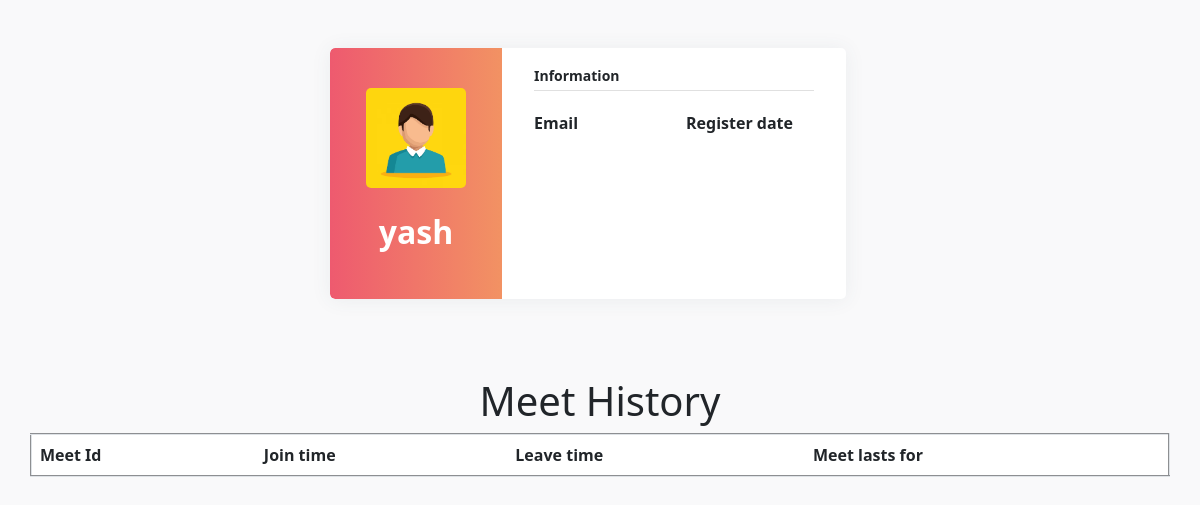
Page /user_info/yash on the earlier database version.
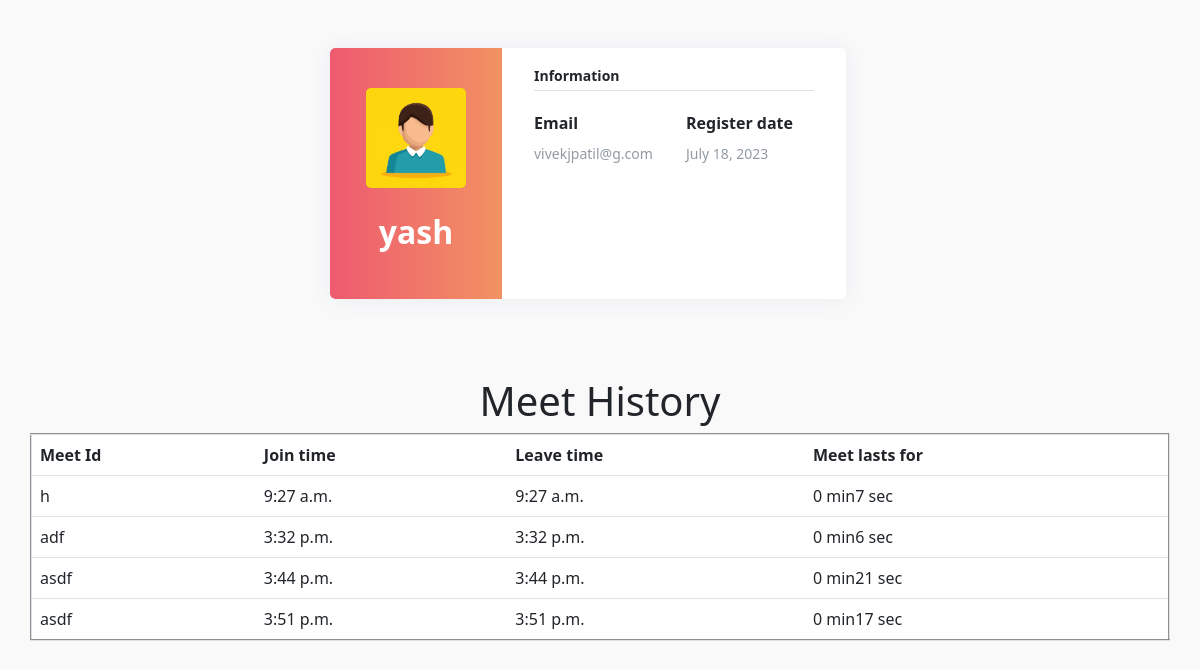
Same page on the later database version.
### vcall/models.py (models this page shows)
class users(models.Model):
    username = models.CharField(primary_key=True, max_length=100, default='')
    password = models.CharField(max_length=100, default='')
    first_name = models.CharField(max_length=100, default='')
    last_name = models.CharField(max_length=100, default='')
    email = models.EmailField(max_length=254, default='')
    date = models.DateField(auto_now=True)
    isactive = models.CharField(max_length=100,default='',blank=True)

class history(models.Model):
    user=models.ForeignKey(users,on_delete=models.CASCADE)
    meet_name=models.CharField(max_length=30,default='')
    date=models.DateField(auto_now=True)
    join_time=models.TimeField(null=True)
    leave_time=models.TimeField(null=True)
    total_time=models.CharField(default='',max_length=10)

### vcall/views.py (the view)
# urls.py: path('user_info/<username>',userInfo,name='user_info')
def userInfo(request, username):
    user = users.objects.get(username=username)
    if user is not None:
        h = history.objects.filter(user=user)
        return render(request, 'vcall/user_info.html', {'user': user, 'list': h})
    else:
        return render(request, 'vcall/user_info.html', {'error': 'error'})

### vcall/templates/vcall/user_info.html (shortened to what this page needs)
<!DOCTYPE html>
<html lang="en">
{% load static %}
<head>
    <link href="https://cdn.jsdelivr.net/npm/bootstrap@5.3.0/dist/css/bootstrap.min.css" rel="stylesheet">
</head>
<body>
    <div class="page-content " id="page-content">
        <div class="padding">
            <div class="row container d-flex justify-content-center">
                <div class="col-xl-6 col-md-12">
                    <div class="card user-card-full">
                        <div class="row m-l-0 m-r-0">
                            <div class="col-sm-4 bg-c-lite-green user-profile">
                                <div class="card-block text-center text-white">
                                    <div class="m-b-25">
                                        <img src="{% static 'vcall/images/human.jpg' %}" width="100px" class="img-radius"
                                            alt="User-Profile-Image">
                                    </div>
                                    <h2 class="f-w-600">{{user.username}}</h2>
                                </div>
                            </div>
                            <div class="col-sm-8">
                                <div class="card-block">
                                    <h6 class="m-b-20 p-b-5 b-b-default f-w-600">Information</h6>
                                    <div class="row">
                                        <div class="col-sm-6">
                                            <p class="m-b-10 f-w-600">Email</p>
                                            <h6 class="text-muted f-w-400">{{list.0.user.email}}</h6>
                                        </div>
                                        <div class="col-sm-6">
                                            <p class="m-b-10 f-w-600">Register date</p>
                                            <h6 class="text-muted f-w-400">{{list.0.user.date}}</h6>
                                        </div>
                                    </div>
                                    <ul class="social-link list-unstyled m-t-40 m-b-10">
                                        <li></li>
                                        <li></li>
                                        <li></li>
                                    </ul>
                                </div>
                            </div>
                        </div>
                    </div>
                </div>
            </div>
        </div>
    </div>
    <div class="container"><center><h1>Meet History</h1></center></div>
    <table border="2px" class="table container">
        <thead>
          <tr>
            <th scope="col">Meet Id</th>
            <th scope="col">Join time</th>
            <th scope="col">Leave time</th>
            <th scope="col">Meet lasts for</th>
          </tr>
        </thead>
        <tbody>
            {% for i in list %}
            <tr>
                <td>{{i.meet_name}}</td>
                <td>{{i.join_time}}</td>
                <td>{{i.leave_time}}</td>
                <td>{{i.total_time}}</td>
            </tr>
        {% endfor %}
        </tbody>
      </table>
</body>
</html>

### vcall/templates/vcall/user_info.html (style rules this page uses)
body { background-color: #f9f9fa }
.padding { padding: 3rem !important }
.user-card-full { overflow: hidden; }
.card { border-radius: 5px; -webkit-box-shadow: 0 1px 20px 0 rgba(69, 90, 100, 0.08); box-shadow: 0 1px 20px 0 rgba(69, 90, 100, 0.08); border: none; margin-bottom: 30px; }
.m-r-0 { margin-right: 0px; }
.m-l-0 { margin-left: 0px; }
.user-card-full .user-profile { border-radius: 5px 0 0 5px; }
.bg-c-lite-green { background: -webkit-gradient(linear, left top, right top, from(#f29263), to(#ee5a6f)); background: linear-gradient(to right, #ee5a6f, #f29263); }
.user-profile { padding: 20px 0; }
.card-block { padding: 1.25rem; }
.m-b-25 { margin-bottom: 25px; }
.img-radius { border-radius: 5px; }
h6 { font-size: 14px; }
.card .card-block p { line-height: 25px; }
.b-b-default { border-bottom: 1px solid #e0e0e0; }
.m-b-20 { margin-bottom: 20px; }
.p-b-5 { padding-bottom: 5px !important; }
.m-b-10 { margin-bottom: 10px; }
.text-muted { color: #919aa3 !important; }
.f-w-600 { font-weight: 600; }
.m-t-40 { margin-top: 20px; }
.user-card-full .social-link li { display: inline-block; }

Differences in the rows shown:
added history: user.email "vivekjpatil@g.com", user.date "July 18, 2023", meet_name "h", join_time "9:27 a.m.", leave_time "9:27 a.m.", total_time "0 min7 sec"
added history: meet_name "adf", join_time "3:32 p.m.", leave_time "3:32 p.m.", total_time "0 min6 sec"
added history: meet_name "asdf", join_time "3:44 p.m.", leave_time "3:44 p.m.", total_time "0 min21 sec"
added history: meet_name "asdf", join_time "3:51 p.m.", leave_time "3:51 p.m.", total_time "0 min17 sec"
